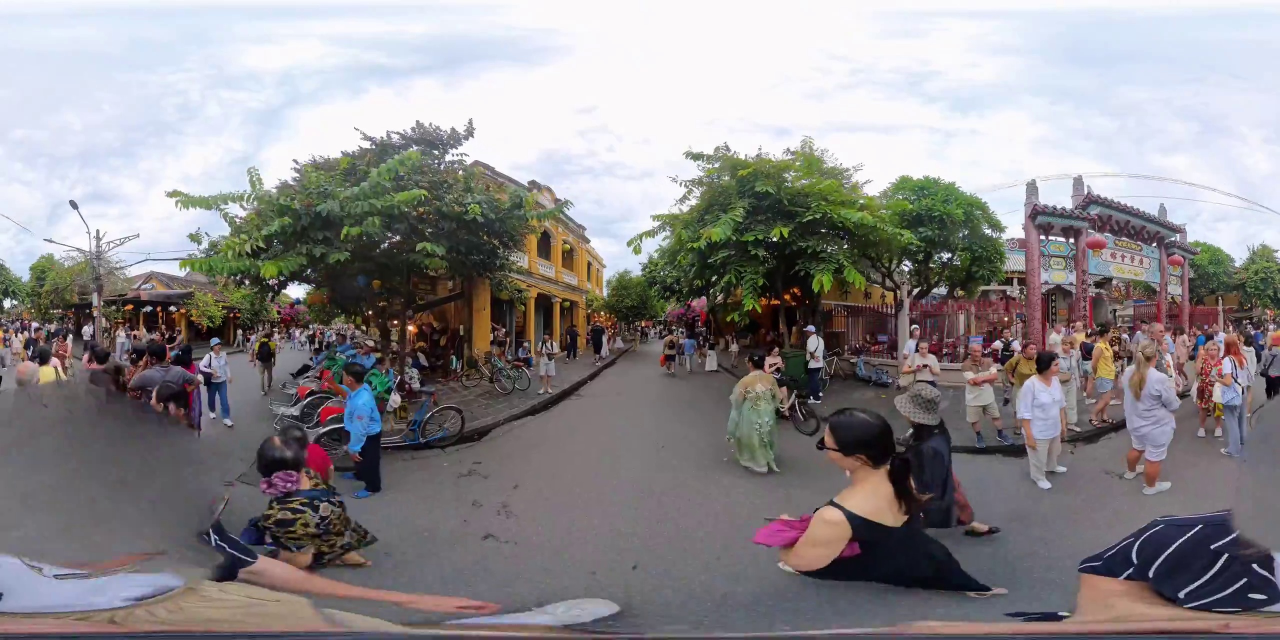
#> input picture cities/hoian/test/review/evidence/junction-w73-20261103/main-local-8.2.jpg, 2560 x 1280 px, given in place of main-local-8.2.png, which was not available (shown at 1/2 size)
$ python match_static.py
#> lines starting #> are read from the running program, lines starting #| are printed output that depends on the picture
from pathlib import Path
import cv2,numpy as np,json,hashlib
r=Path(__file__).parent;src=r.parent/'hoian-junction-review-20261103'
sift=cv2.SIFT_create(nfeatures=14000)
# Static architecture masks only; exclude foreground pedestrians and nadir.
regions={'main-local-8.2.png':[(.77,.18,.98,.56),(.29,.18,.48,.57)],'return-local-35.png':[(.28,.18,.48,.56),(.72,.16,.97,.57)],'bridge-local-0.png':[(.66,.13,.91,.57),(.16,.21,.34,.57)],'return-local-5.png':[(.13,.13,.35,.57),(.65,.20,.91,.57)]}
data={}
for name,boxes in regions.items():
 im=cv2.imread(str(src/name));h,w=im.shape[:2];mask=np.zeros((h,w),np.uint8)
#> further down, im is the input picture: shape (1280, 2560, 3); mean B, G, R 139.9, 137.5, 140.9
#> after `h, w = im.shape[:2]`: h = 1280; w = 2560
 for x1,y1,x2,y2 in boxes:mask[int(y1*h):int(y2*h),int(x1*w):int(x2*w)]=255
 kp,desc=sift.detectAndCompute(cv2.cvtColor(im,cv2.COLOR_BGR2GRAY),mask);data[name]=(im,kp,desc)
#> after `kp, desc = sift.detectAndCompute(cv2.cvtColor(im, cv2.COLOR_BGR2GRAY),`: kp = 4031 keypoints; strongest (x, y, size): (2498, 611, 2), (791, 644, 4.2), (1135, 718, 1.8), (2143, 481, 6.2)
report={'scope':'Masked static-architecture correspondences only; no runtime alignment or independent approval','source_frame_sha256':{n:hashlib.sha256((src/n).read_bytes()).hexdigest() for n in regions},'masks_normalized':regions,'pairs':[],'delivery_approved':False}
for a,b in [('main-local-8.2.png','return-local-35.png'),('bridge-local-0.png','return-local-5.png')]:
 ia,ka,da=data[a];ib,kb,db=data[b];raw=cv2.BFMatcher().knnMatch(da,db,k=2);good=[m for m,n in raw if m.distance<.7*n.distance]
 # Enforce bidirectional nearest match before geometric consistency.
 reverse={m.queryIdx:m.trainIdx for m,n in cv2.BFMatcher().knnMatch(db,da,k=2) if m.distance<.7*n.distance}
 good=[m for m in good if reverse.get(m.trainIdx)==m.queryIdx]
 ptsa=np.float32([ka[m.queryIdx].pt for m in good]);ptsb=np.float32([kb[m.trainIdx].pt for m in good])
 H,inliers=cv2.findHomography(ptsa,ptsb,cv2.RANSAC,4.0) if len(good)>=4 else (None,None)
 indices=np.where(inliers.ravel()>0)[0].tolist() if inliers is not None else []
 record={'a':a,'b':b,'ratio_threshold':.7,'mutual_matches':len(good),'homography_inliers':len(indices),'homography_scope':'planar image correspondence only; equirectangular distortion/parallax prevent interpreting as a camera rotation or physical join','matches':[{'a_xy':ptsa[i].tolist(),'b_xy':ptsb[i].tolist(),'homography_inlier':i in indices,'descriptor_distance':float(good[i].distance)} for i in range(len(good))]}
 report['pairs'].append(record)
 vis=cv2.drawMatches(ia,ka,ib,kb,good,None,matchesMask=[int(i in indices) for i in range(len(good))],flags=cv2.DrawMatchesFlags_NOT_DRAW_SINGLE_POINTS);scale=min(1,1920/vis.shape[1]);vis=cv2.resize(vis,None,fx=scale,fy=scale);name=a.replace('.png','')+'--'+b.replace('.png','')+'.jpg';cv2.imwrite(str(r/name),vis,[cv2.IMWRITE_JPEG_QUALITY,93]);record['comparison_image']=name
#> this loop made 2 passes
#> (raw, good, reverse, ptsa, ptsb) on pass 1: (4031 matches, 1 matches, {70: 2564, 1444: 3591, 2140: 2060, 2337: 2490, 3042: 1040}, [[2054.8, 361.6]], [[1011.7, 434.8]])
#> (raw, good, inliers, indices) on pass 2: (4310 matches, 4 matches, [1, 1, 1, 1], [0, 1, 2, 3])
#> pass 1, `ib, kb, db = data[b]`:
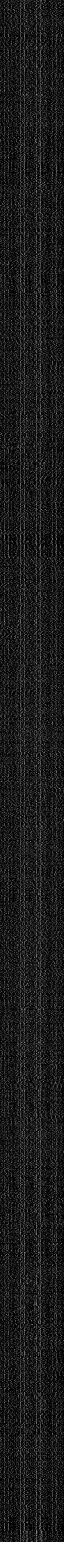
#> db: shape (3084, 128) float32 (shown at 1/2 size); min 0, max 197, mean 27.3
#> pass 1, `vis = cv2.drawMatches(ia, ka, ib, kb, good, None, matchesMask=[int(i i`:
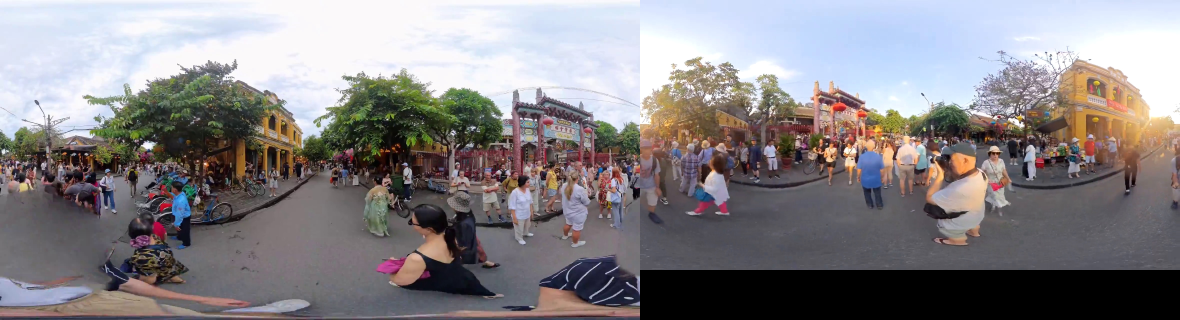
#> vis: shape (1280, 4720, 3) (shown at 1/4 size); mean B, G, R 134, 131, 134.9
#> pass 1, `vis = cv2.resize(vis, None, fx=scale, fy=scale)`:
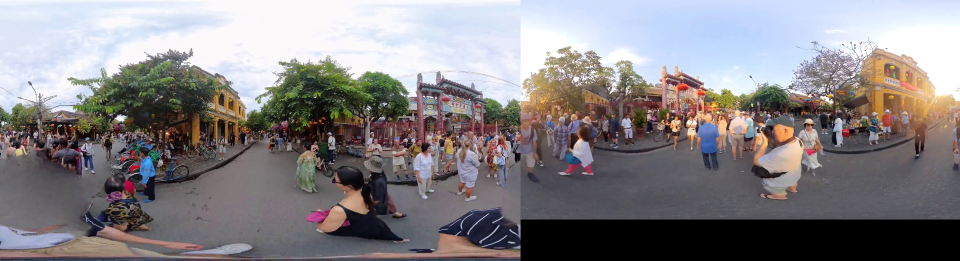
#> vis: shape (521, 1920, 3) (shown at 1/2 size); mean B, G, R 133.8, 130.9, 134.8
#> pass 2, `ib, kb, db = data[b]`:
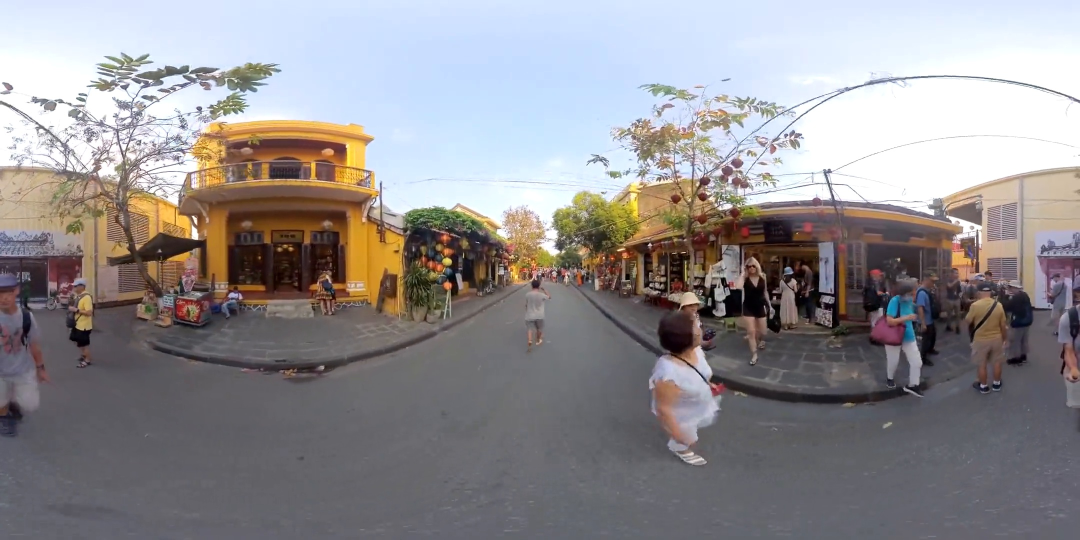
#> ib: shape (1080, 2160, 3) (shown at 1/2 size); mean B, G, R 144.4, 142.1, 145.5
#> after the loop:
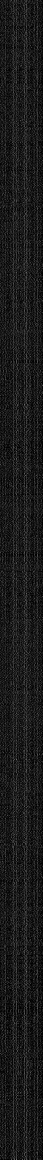
#> db: shape (3478, 128) float32 (shown at 1/3 size); min 0, max 201, mean 26.5
(r/'static-matches.json').write_text(json.dumps(report,indent=2)+'\n');print(json.dumps([{k:v for k,v in p.items() if k!='matches'} for p in report['pairs']]))
#> (printed output is left out)
